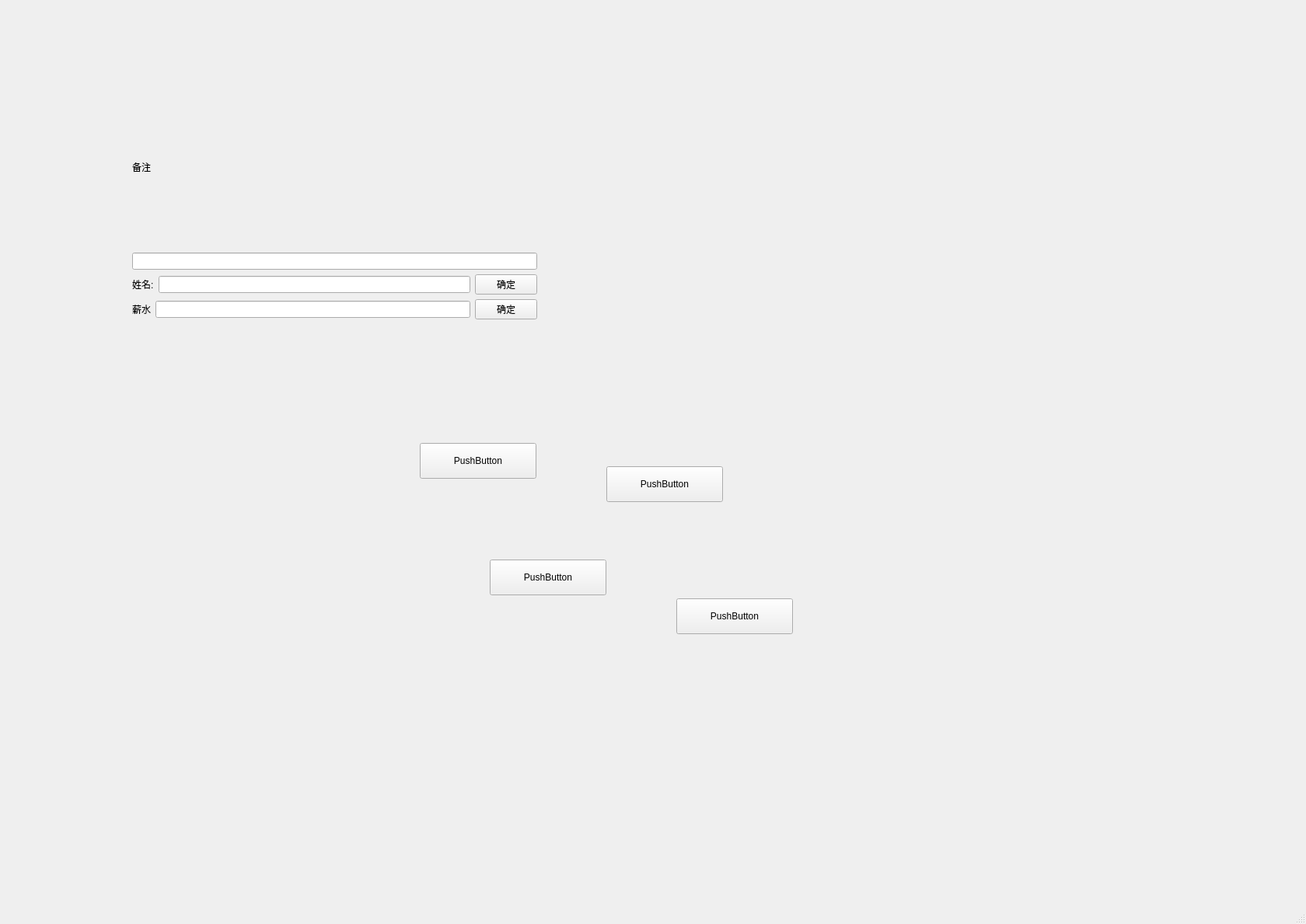
<?xml version="1.0" encoding="UTF-8"?>
<ui version="4.0">
 <class>MainWindow</class>
 <widget class="QMainWindow" name="MainWindow">
  <property name="geometry">
   <rect>
    <x>0</x>
    <y>0</y>
    <width>1680</width>
    <height>1189</height>
   </rect>
  </property>
  <property name="windowTitle">
   <string>MainWindow</string>
  </property>
  <widget class="QWidget" name="centralwidget">
   <widget class="QPushButton" name="pushButton">
    <property name="geometry">
     <rect>
      <x>540</x>
      <y>570</y>
      <width>150</width>
      <height>46</height>
     </rect>
    </property>
    <property name="text">
     <string>PushButton</string>
    </property>
   </widget>
   <widget class="QPushButton" name="pushButton_2">
    <property name="geometry">
     <rect>
      <x>780</x>
      <y>600</y>
      <width>150</width>
      <height>46</height>
     </rect>
    </property>
    <property name="text">
     <string>PushButton</string>
    </property>
   </widget>
   <widget class="QPushButton" name="pushButton_3">
    <property name="geometry">
     <rect>
      <x>630</x>
      <y>720</y>
      <width>150</width>
      <height>46</height>
     </rect>
    </property>
    <property name="text">
     <string>PushButton</string>
    </property>
   </widget>
   <widget class="QPushButton" name="pushButton_4">
    <property name="geometry">
     <rect>
      <x>870</x>
      <y>770</y>
      <width>150</width>
      <height>46</height>
     </rect>
    </property>
    <property name="text">
     <string>PushButton</string>
    </property>
   </widget>
   <widget class="QWidget" name="">
    <property name="geometry">
     <rect>
      <x>170</x>
      <y>110</y>
      <width>521</width>
      <height>301</height>
     </rect>
    </property>
    <layout class="QVBoxLayout" name="verticalLayout">
     <item>
      <widget class="QLabel" name="label">
       <property name="text">
        <string>备注</string>
       </property>
      </widget>
     </item>
     <item>
      <widget class="QLineEdit" name="lineEdit"/>
     </item>
     <item>
      <layout class="QHBoxLayout" name="horizontalLayout">
       <item>
        <widget class="QLabel" name="label_2">
         <property name="text">
          <string>姓名:</string>
         </property>
        </widget>
       </item>
       <item>
        <widget class="QLineEdit" name="lineEdit_2"/>
       </item>
       <item>
        <widget class="QPushButton" name="pushButton_5">
         <property name="text">
          <string>确定</string>
         </property>
        </widget>
       </item>
      </layout>
     </item>
     <item>
      <layout class="QHBoxLayout" name="horizontalLayout_2">
       <item>
        <widget class="QLabel" name="label_3">
         <property name="text">
          <string>薪水</string>
         </property>
        </widget>
       </item>
       <item>
        <widget class="QLineEdit" name="lineEdit_3">
         <property name="text">
          <string/>
         </property>
        </widget>
       </item>
       <item>
        <widget class="QPushButton" name="pushButton_6">
         <property name="text">
          <string>确定</string>
         </property>
        </widget>
       </item>
      </layout>
     </item>
    </layout>
   </widget>
  </widget>
  <widget class="QMenuBar" name="menubar">
   <property name="geometry">
    <rect>
     <x>0</x>
     <y>0</y>
     <width>1680</width>
     <height>37</height>
    </rect>
   </property>
  </widget>
  <widget class="QStatusBar" name="statusbar"/>
 </widget>
 <resources/>
 <connections/>
</ui>
